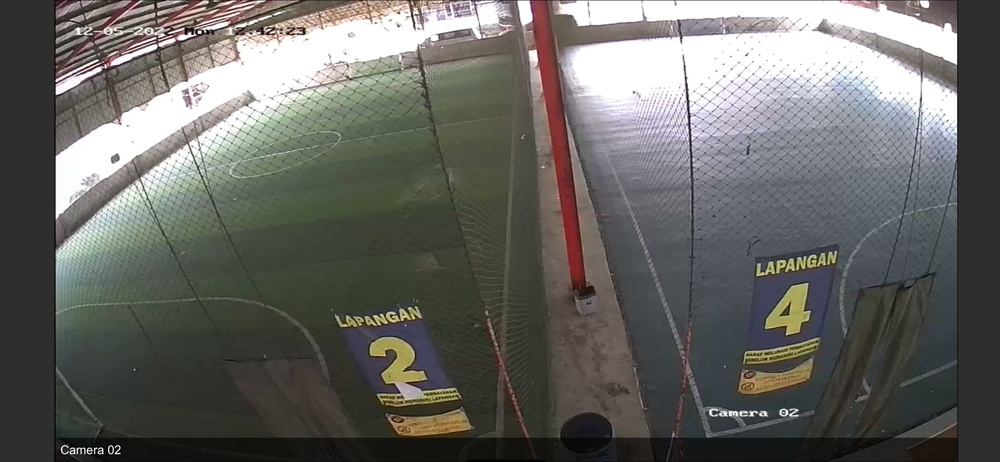
#> input picture images/utanjati_day_empty.jpeg, 1000 x 462 px, shrunk from 2048 x 946 before the run
$ python img_diff_marker.py   (older library calls are emulated)
#> lines starting #> are read from the running program, lines starting #| are printed output that depends on the picture; after the words box and inside, x2 and y2 are one past the last pixel; in counts of white or black regions, pixels touching at a corner belong together; long printed decimals are rounded
from skimage.metrics import structural_similarity as compare_ssim
import imutils
import cv2

empty = cv2.imread("images/utanjati_day_empty.jpeg")
#> empty is the input picture: shape (462, 1000, 3); mean B, G, R 99.1, 103.1, 103.5
empty = cv2.cvtColor(empty, cv2.COLOR_BGR2GRAY)
#> empty: shape (462, 1000)

occupied = cv2.imread("images/utanjati_day_occupied.jpeg")
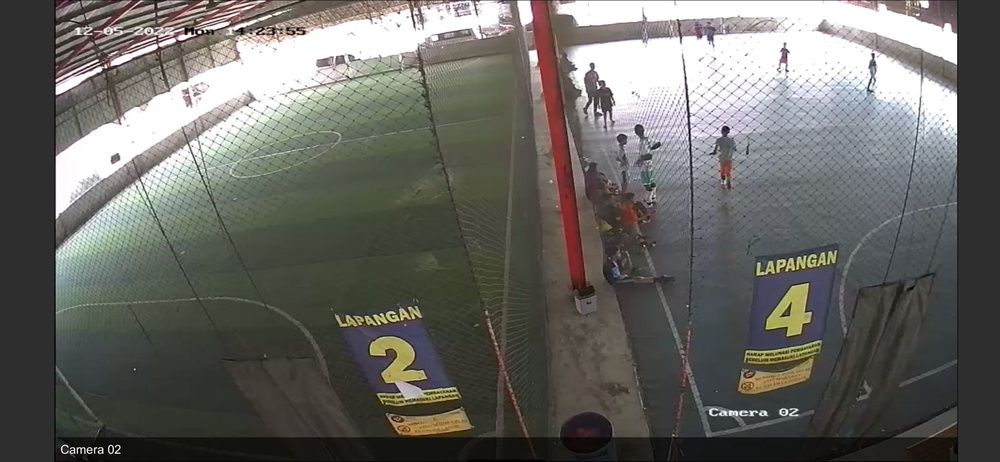
#> input picture images/utanjati_day_occupied.jpeg, 1000 x 462 px, shrunk from 2048 x 946 before the run
#> occupied is the input picture: shape (462, 1000, 3); mean B, G, R 99.1, 103.7, 104.3
occupied = cv2.cvtColor(occupied, cv2.COLOR_BGR2GRAY)
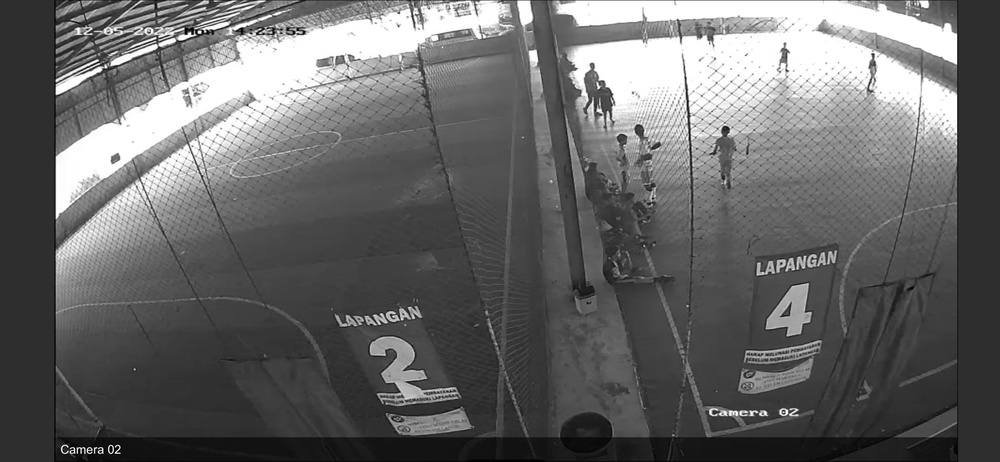
#> occupied: shape (462, 1000); min 0, max 255, mean 103.4

(score, diff) = compare_ssim(empty, occupied, full=True, window_size=11, k1=0.01, k2=0.01)
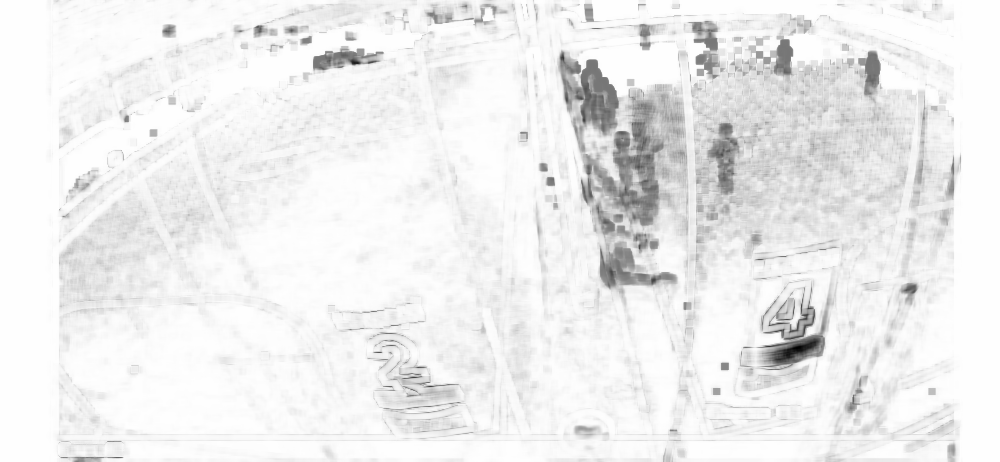
#> diff: shape (462, 1000) float64; min -0.852, max 1, mean 0.877; drawn with min black and max white
#> score = 0.876
diff = (diff * 255).astype("uint8")
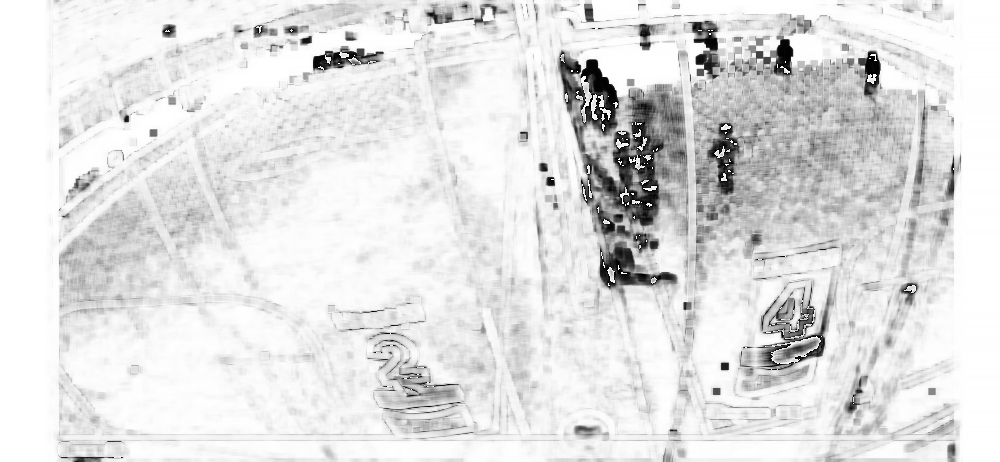
#> diff: shape (462, 1000); min 0, max 255, mean 224.8
print("SSIM: {}".format(score))
#| SSIM: 0.8758

#thresholding algorithm
thresh = cv2.threshold(diff, 0, 255, cv2.THRESH_BINARY_INV | cv2.THRESH_OTSU)[1]
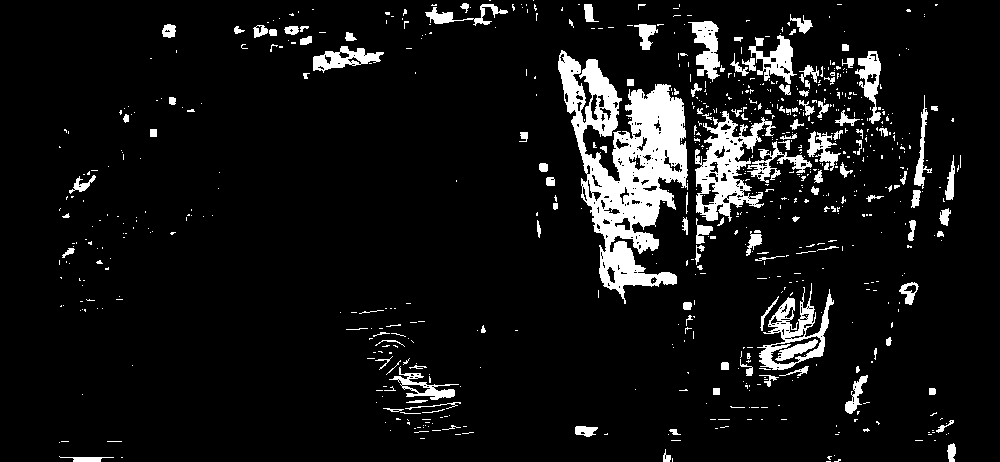
#> thresh: shape (462, 1000); 8.1% white; 740 white regions (610 under 20 px)
#thresh = cv2.adaptiveThreshold(diff,255,cv2.ADAPTIVE_THRESH_GAUSSIAN_C, cv2.THRESH_BINARY,11,2)

#find the contours
cnts = cv2.findContours(thresh.copy(), cv2.RETR_EXTERNAL, cv2.CHAIN_APPROX_SIMPLE)
#> cnts = 733 contours, 646 with area under 20; largest, box (x1, y1, x2, y2) and area: (558, 50, 688, 304) 15020, (695, 111, 776, 222) 3795, (757, 283, 834, 370) 2655, (748, 35, 797, 84) 952, (688, 21, 720, 82) 946
cnts = imutils.grab_contours(cnts)

#draw rectangles
for c in cnts:
    (x,y,w,h) = cv2.boundingRect(c)
    cv2.rectangle(empty, (x,y), (x+w, y+h), (0,0,255), 2)
    cv2.rectangle(occupied, (x,y), (x+w, y+h), (0,0,255), 2)
#> this loop made 733 passes
#> (c, x, y, w, h) on passes 1, 3, 4: ([[826, 461], [830, 461]], 826, 461, 5, 1), ([[672, 458], [672, 461]], 672, 458, 1, 4), ([[121, 457], [122, 457]], 121, 457, 2, 1)
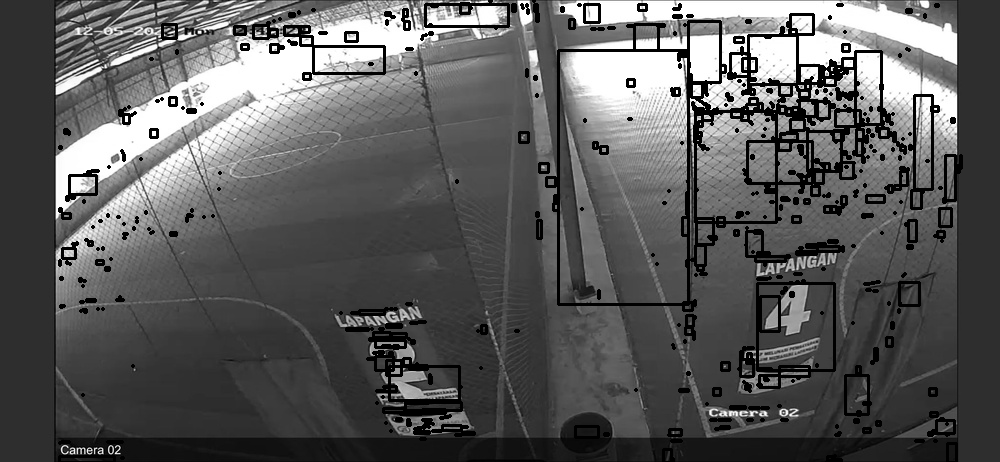
#> empty: shape (462, 1000); min 0, max 255, mean 92
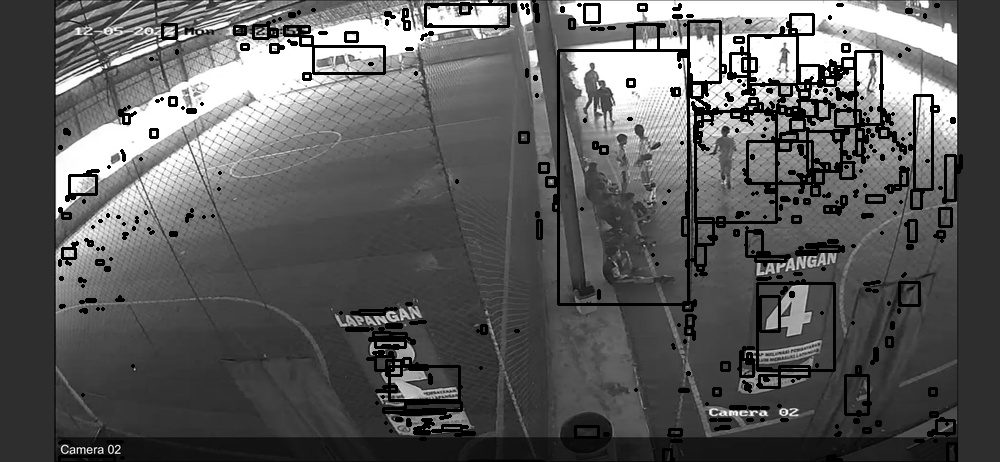
#> occupied: shape (462, 1000); 7.93% of pixels changed, all inside (x1, y1, x2, y2) = (58, 0, 963, 462)

#show output
cv2.imshow("empty", empty)
cv2.imshow("occupied", occupied)
cv2.imshow("Diff", diff)
cv2.imshow("Thresh", thresh)
cv2.waitKey(0)
